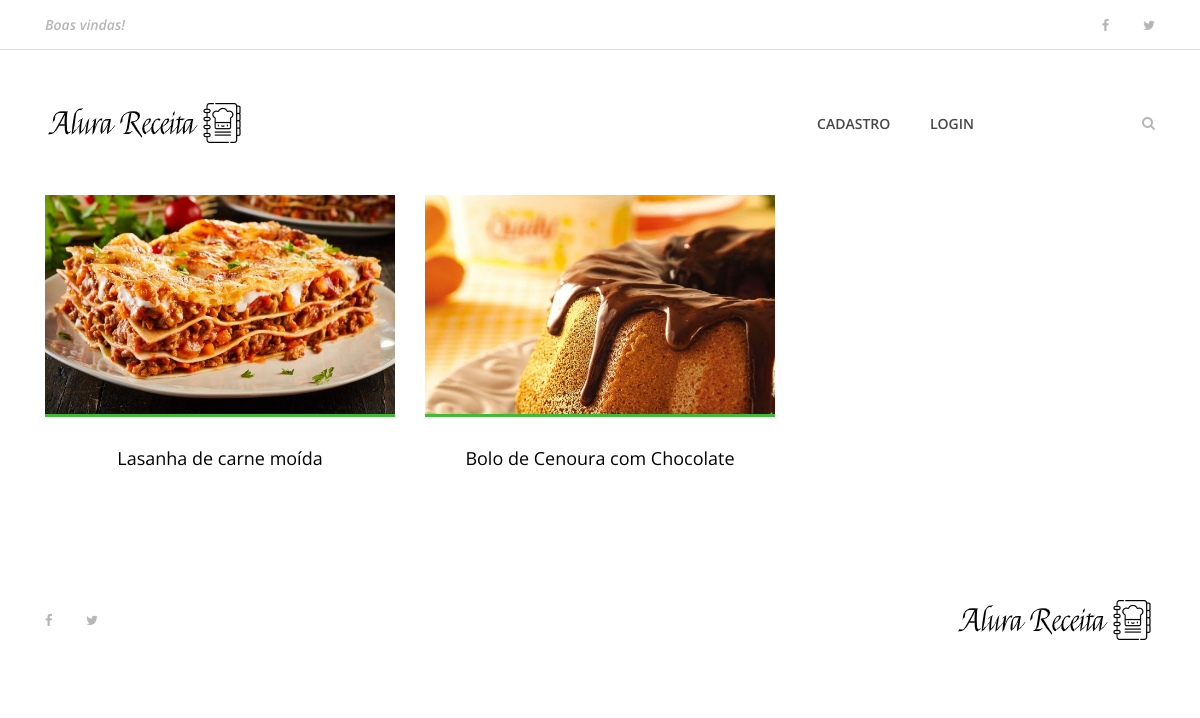
Page /buscar on the earlier database version.
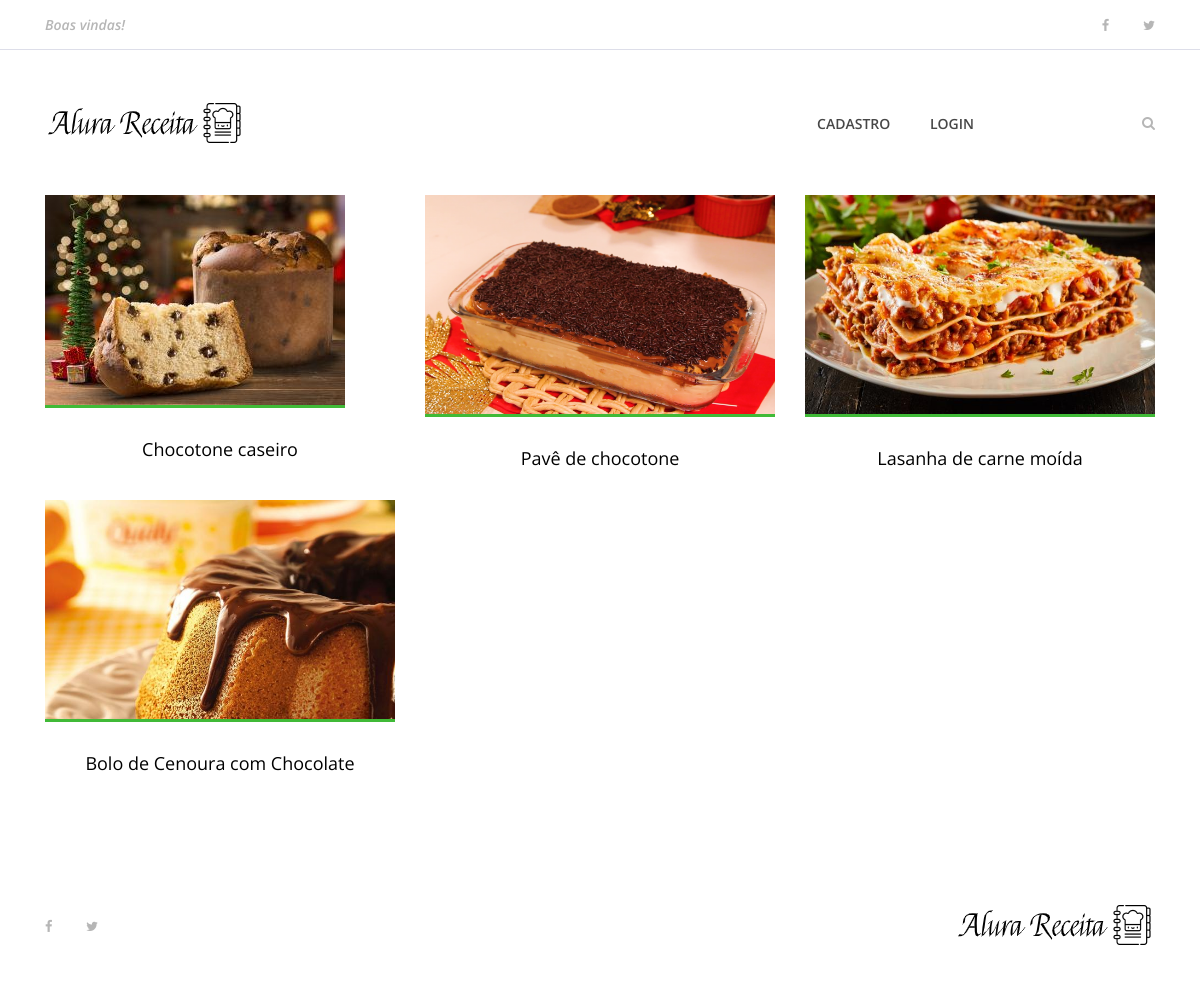
Same page on the later database version.
### receitas/models.py (models this page shows, shortened)
class Receita(models.Model):
    pessoa = models.ForeignKey(User, on_delete=models.CASCADE)
    nome_receita = models.CharField(max_length=200)
    ingredientes = models.TextField()
    modo_preparo = models.TextField()
    tempo_preparo = models.IntegerField()
    rendimento = models.CharField(max_length=100)
    categoria = models.CharField(max_length=100)
    date_receita = models.DateTimeField(default=datetime.now, blank=True)
    foto_receita = models.ImageField(upload_to='fotos/%d/%m/%Y/', blank=True)
    publicada = models.BooleanField(default=False)

### receitas/views/busca.py (the view)
# urls.py: path('buscar',  busca, name='buscar'),
def busca(request):
    lista_receitas = Receita.objects.order_by('-date_receita').filter(publicada=True)
    if 'buscar' in request.GET:
        nome_a_buscar = request.GET['buscar']
        lista_receitas = lista_receitas.filter(nome_receita__icontains=nome_a_buscar)
    dados = {
        'receitas' : lista_receitas
    }
    return render(request, 'buscar.html', dados)

### receitas/templates/buscar.html (shortened to what this page needs)
{% extends 'base.html' %}
{% load static %}
{% block content %}
    {% include 'partials/_menu.html' %}
    <section class="best-receipe-area">
        <div class="container">
            <div class="row">
                {% if receitas %}
                {% for receita in receitas %}
                <div class="col-12 col-sm-6 col-lg-4">
                    <div class="single-best-receipe-area mb-30">
                        {% if receita.foto_receita == '' %}
                            <img src="{% static 'img/bg-img/foto_receita.png' %}" alt="">
                        {% else %}
                            <img src="{{ receita.foto_receita.url }}" alt="">
                        {% endif %}
                            <div class="receipe-content">
                            <a href="{% url 'receita' receita.id %}">
                                <h5>{{ receita.nome_receita }}</h5>
                            </a>
                        </div>
                    </div>
                </div>
                {% endfor %}
                {% else %}
                <div class="col-12 col-sm-6 col-lg-4">
                    <p>Receita não encontrada</p>
                </div>
                {% endif %}
            </div>
        </div>
    </section>
    {% include 'partials/_footer.html' %}
{% endblock %}

### templates/base.html (shortened to what this page needs)
{% load static %}
<!DOCTYPE html>
<html lang="en">
<head>
    <link rel="stylesheet" href="{% static 'site.css' %}">
</head>
<body>
    {% block content %} {% endblock %}
</body>
</html>

### templates/partials/_busca.html (shortened to what this page needs)
{% load static %}

### templates/partials/_menu.html (shortened to what this page needs)
{% load static %}
<header class="header-area">
        <div class="top-header-area">
            <div class="container h-100">
                <div class="row h-100 align-items-center justify-content-between">
                    <div class="col-12 col-sm-6">
                        <div class="breaking-news">
                            <div id="breakingNewsTicker" class="ticker">
                                <ul>
                                    <li><a href="">Boas vindas!</a></li>
                                </ul>
                            </div>
                        </div>
                    </div>
                    <div class="col-12 col-sm-6">
                        <div class="top-social-info text-right">
                            <a href=""><i class="fa fa-facebook" aria-hidden="true"></i></a>
                            <a href=""><i class="fa fa-twitter" aria-hidden="true"></i></a>
                        </div>
                    </div>
                </div>
            </div>
        </div>
        <div class="delicious-main-menu">
            <div class="classy-nav-container breakpoint-off">
                <div class="container">
                    <nav class="classy-navbar justify-content-between" id="deliciousNav">
                        <a class="nav-brand" href="{% url 'index' %}"><img src="{% static 'img/core-img/logo.png' %}" alt=""></a>
                        <div class="classy-menu">
                            <div class="classynav">
                                <ul>
                                    {% if user.is_authenticated %}
                                        <li><a href="{% url 'index' %}">Página principal</a></li>
                                        <li><a href="{% url 'dashboard' %}">Minhas receitas</a></li>
                                        <li><a href="{% url 'cria_receita' %}">Criar receita</a></li>
                                        <li><a href="{% url 'logout' %}">Logout</a></li>
                                    {% else %}
                                        <li><a href="{% url 'cadastro' %}">Cadastro</a></li>
                                        <li><a href="{% url 'login' %}">Login</a></li>
                                    {% endif %}
                                </ul>
                                <div class="search-btn">
                                    <i class="fa fa-search" aria-hidden="true"></i>
                                </div>
                            </div>
                        </div>
                    </nav>
                </div>
            </div>
        </div>
    </header>

### templates/partials/_footer.html
{% load static %}
<footer class="footer-area">
        <div class="container h-100">
            <div class="row h-100">
                <div class="col-12 h-100 d-flex flex-wrap align-items-center justify-content-between">
                    <div class="footer-social-info text-right">
                        <a href="#"><i class="fa fa-facebook" aria-hidden="true"></i></a>
                        <a href="#"><i class="fa fa-twitter" aria-hidden="true"></i></a>
                    </div>
                    <div class="footer-logo">
                        <a href="{% url 'index' %}"><img src="{% static 'img/core-img/logo.png' %}" alt=""></a>
                    </div>
                </div>
            </div>
        </div>
    </footer>

### setup/static/site.css (style rules this page uses)
* { margin: 0; padding: 0; }
body { font-family: "Open Sans", sans-serif; font-size: 14px; }
h1, h2, h3, h4, h5, h6 { color: #000000; line-height: 1.3; font-weight: 600; }
a, a:hover, a:focus { -webkit-transition-duration: 500ms; transition-duration: 500ms; text-decoration: none; outline: 0 solid transparent; color: #000000; font-weight: 600; font-size: 14px; color: #474747; }
ul, ol { margin: 0; }
ul li, ol li { list-style: none; }
img { height: auto; max-width: 100%; }
.mb-30 { margin-bottom: 30px !important; }
.header-area { position: relative; z-index: 100; width: 100%; }
.header-area .top-header-area { width: 100%; height: 50px; background-color: #ffffff; border-bottom: 1px solid #dddee9; }
.header-area .top-header-area .breaking-news { position: relative; z-index: 1; }
.header-area .top-header-area .breaking-news .ticker { width: 100%; text-align: left; position: relative; overflow: hidden; }
.header-area .top-header-area .breaking-news .ticker ul { width: 100%; position: relative; z-index: 1; }
.header-area .top-header-area .breaking-news .ticker ul li { display: none; width: 100%; }
.header-area .top-header-area .breaking-news .ticker ul li a { font-size: 14px; color: #b6b6b6; font-style: italic; }
.header-area .top-header-area .top-social-info a { display: inline-block; color: #b6b6b6; font-size: 13px; margin-right: 30px; }
.header-area .top-header-area .top-social-info a:last-child { margin-right: 0; }
.header-area .delicious-main-menu { position: relative; width: 100%; z-index: 100; height: 145px; }
.header-area .delicious-main-menu .classy-nav-container { background-color: transparent; }
.header-area .delicious-main-menu .classy-navbar { height: 145px; padding: 0; }
.header-area .delicious-main-menu .classy-navbar .classynav ul li a { font-weight: 600; }
.header-area .delicious-main-menu .classy-navbar .classynav > ul > li > a { text-transform: uppercase; padding: 12px 18px 11px; background-color: transparent; border-bottom: 3px solid transparent; line-height: 1; color: #474747; font-weight: 600; }
.header-area .delicious-main-menu .classynav .search-btn { color: #b6b6b6; margin-left: 150px; cursor: pointer; -webkit-transition-duration: 500ms; transition-duration: 500ms; }
.header-area .delicious-main-menu .classynav .search-btn i { -webkit-transition-duration: 500ms; transition-duration: 500ms; }
.best-receipe-area { position: relative; z-index: 1; padding-bottom: 50px; }
.single-best-receipe-area { position: relative; z-index: 1; }
.single-best-receipe-area img { border-bottom: 3px solid #40ba37; }
.single-best-receipe-area .receipe-content { padding-top: 30px; text-align: center; }
.single-best-receipe-area .receipe-content h5 { font-size: 18px; margin-bottom: 10px; font-weight: 400; -webkit-transition-duration: 500ms; transition-duration: 500ms; }
.footer-area { position: relative; z-index: 1; width: 100%; height: 140px; background-color: #ffffff; }
.footer-area .footer-social-info { padding-right: 15px; }
.footer-area .footer-social-info a { display: inline-block; color: #b6b6b6; font-size: 13px; margin-right: 30px; }
.footer-area .footer-social-info a:last-child { margin-right: 0; }

Differences in the rows shown:
added Receita: foto_receita (picture), nome_receita "Chocotone caseiro"
added Receita: foto_receita (picture), nome_receita "Pavê de chocotone"
